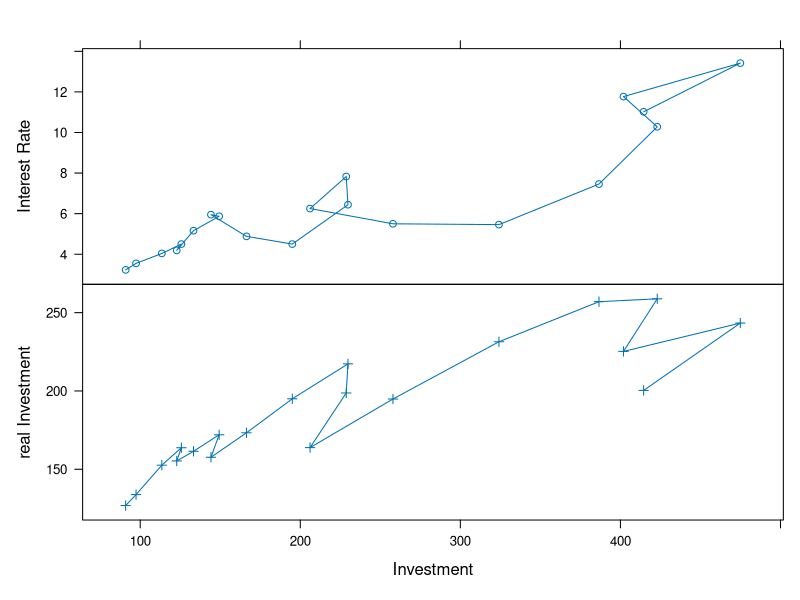
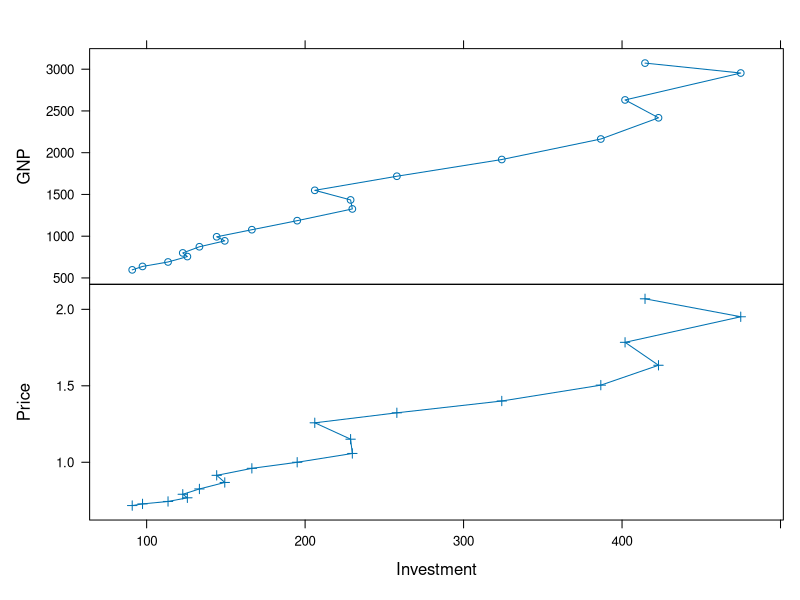
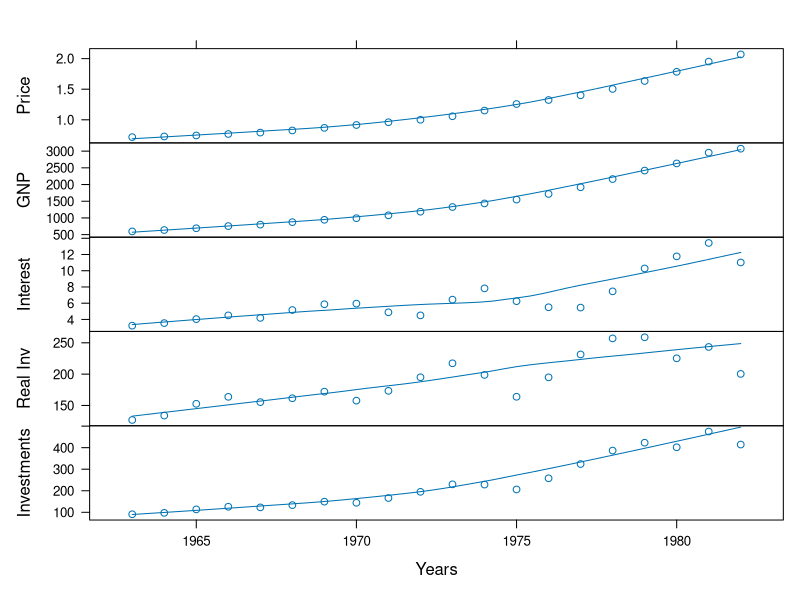
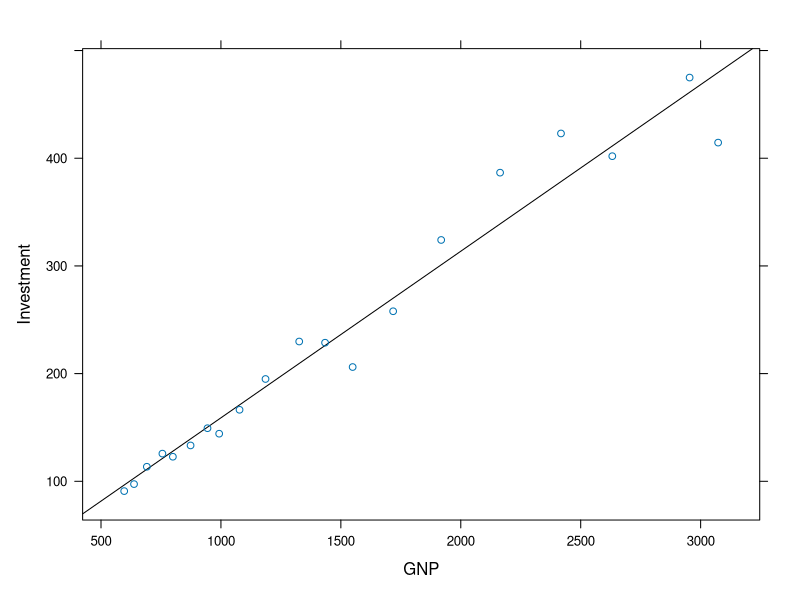

Recreate these plots in R, in order.
# Exercise.

# Please install sandwich package and execute the following code in R :

data(Investment, package="sandwich")
Investment <- as.data.frame(Investment)

# Investments in the USA, an annual time series from 1963 to 1982 with 7 variables. 

# Please investigate factors  related to investments in the USA, create visualization using lattice package.
library(latticeExtra)
a<-xyplot(RealInv~Investment,Investment, pch=3, type="b")
b<-xyplot(Interest~Investment, Investment, pch=1 , type="b")
c<-c(a, b, layout = 1:2)
update(c, scales = list(y = list(rot = 0)), ylab = c("real Investment", "Interest Rate"),xlab="Investment")

d<-xyplot(Price~Investment,Investment, pch=3, type="b")
f<-xyplot(GNP~Investment, Investment, pch=1 , type="b")
e<-c(d, f, layout = 1:2)
update(e, scales = list(y = list(rot = 0)), ylab = c("Price", "GNP"),xlab="Investment")


library(latticeExtra)
Investment1 <- data.frame(Years=c(1963:1982),Investment)
a<-xyplot(Investment~Years,Investment1, pch=0)
b<-xyplot(RealInv~Years, Investment1, pch=1)
c<-xyplot(Interest~Years, Investment1, pch=2)
d<-xyplot(GNP~Years, Investment1, pch=3)
e<-xyplot(Price~Years, Investment1, pch=4)
graph<-c(a, b, c, d, e, layout=c(1, 5))
update(graph, scales = list(y = list(rot = 0)), ylab = c("Investments", "Real Inv","Interest","GNP","Price"),
       panel=function(x, y) {
         panel.loess(x, y)
         panel.xyplot(x, y)
       })


xyplot(Investment~GNP, Investment, pch=0,
       panel=function(x, y) {
         panel.lmline(x, y)
         panel.xyplot(x, y)
       })
